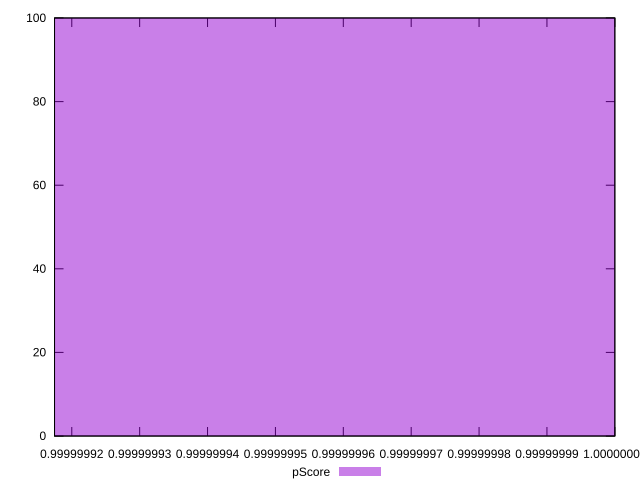

The script that saved this image:
reset

$pScore <<EOF
1 100
EOF

set key outside below
set boxwidth 0.1
set xrange [0.999999917458638:1]
set yrange [0:100]
set trange [0:100]
set style fill transparent solid 0.5 noborder
set terminal svg size 640, 490 enhanced background rgb 'white'
set output "report_00008_2021-01-22T20:58:29.167/total-blocking-time/samples/pages+cached+noexternal+nosvg/pScore/histogram.svg"

plot $pScore title "pScore" with boxes

reset
